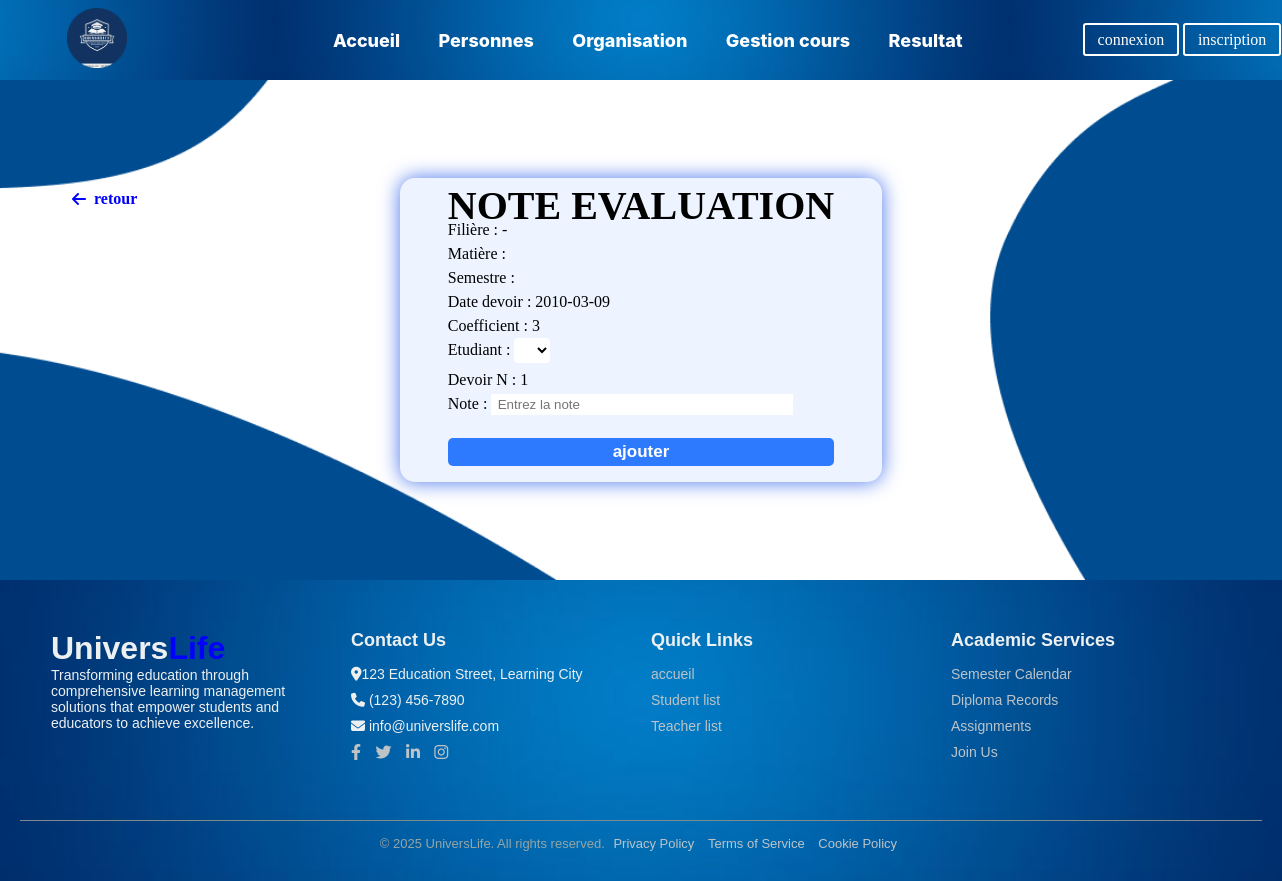
Screenshot of /ajout_eval.php?ajout_eval=128 with the database file from the repository.
### tables this page shows
CREATE TABLE `devoir` (
  `numdev` int NOT NULL,
  `date_dev` text NOT NULL,
  `coeficient` int NOT NULL,
  `codemat` int NOT NULL,
  `codecl` int NOT NULL,
  `numsem` int NOT NULL,
  `n_devoir` int NOT NULL
);

### ajout_eval.php (the view, shortened to what this page needs)
<?php
include('cadre.php');
?>
<?php
if(isset($_POST['nomcl']) and isset($_POST['radiosem'])){
$_SESSION['semestre']=$_POST['radiosem'];
$nomcl=$_POST['nomcl'];
$semestre=$_SESSION['semestre'];
$promo=$_POST['promotion'];
$_SESSION['promo']=$_POST['promotion'];
$donnee=mysqli_query($conn,"select nommat from matiere,enseignement,classe where matiere.codemat=enseignement.codemat and enseignement.codecl=classe.codecl and classe.nom='$nomcl' and promotion='$promo' ");
$_SESSION['classe']=$nomcl;
?>
<form method="post" action="ajout_eval.php" class="formulair">
<p class="p-text">Veuillez choisir la matiere : </p>
<div style="line-height: 1.5rem; font-size: 1.2rem; font-family: 'genshin';">
   <?php
   $i=6;
   while($a=($donnee)->fetch_array()){
      echo '
               <input type="radio" name="radio" value="'.$a['nommat'].'" id="choix'.$i.'" />
               <label for="choix'.$i.'">'.$a['nommat'].'</label>
       <br>';
      $i++;
   }
   ?>
</div>
<input type="submit" value="Afficher les devoirs">
</form>
<?php
}
else if(isset($_GET['ajout_eval'])){
$semestre=$_SESSION['semestre'];
$nommat=$_SESSION['radio_matiere'];
$nomcl=$_SESSION['classe'];
$promo=$_SESSION['promo'];
$numdev=$_GET['ajout_eval'];
$donnee=(mysqli_query($conn,"select date_dev,coeficient,n_devoir from devoir where numdev='$numdev'"))->fetch_array();
$data=mysqli_query($conn,"select numel,nomel,prenomel from eleve where codecl=(select codecl from classe where nom='$nomcl' and promotion='$promo')");
?>
<div class="fond">
   <div class="retour">
      <a class="prev" href="ajout_eval.php"><i class="fa fa-arrow-left"></i>retour</a>
   </div>
   <form method="POST" action="ajout_eval.php" class="formulair" style="line-height: 1.5rem;">
      <center>
         <p class="p-text shadow">NOTE EVALUATION</p>
      </center>
      Filière                 :          <?php echo $nomcl.' - '.$promo; ?><br/>
      Matière                :           <?php echo $nommat; ?><br/>
      Semestre               :           <?php echo $semestre; ?><br/>
      Date devoir           :           <?php echo $donnee['date_dev']; ?><br/>
      Coefficient            :          <?php echo $donnee['coeficient']; ?><br/>
      Etudiant               :        <select name="numel" class="control-select" style="margin-bottom: .3rem;">
         <?php while($a=($data)->fetch_array()){
            echo '<option value="'.$a['numel'].'">'.$a['nomel'].' '.$a['prenomel'].'</option>';
         }?></select><br/>
      Devoir N              :           <?php echo $donnee['n_devoir']; ?><br/>
      Note                       :         <input type="text" name="note" class="btn-modife" placeholder="Entrez la note" required><br/><br/>
      <input type="submit" value="ajouter" class="btn-modi" style="width: 100%; margin-top: -1rem;">
      </form>
</div>
<?php }
    include "footer.php";
?>

### styles.css (style rules this page uses)
* { padding: 0; margin: 0; box-sizing: border-box; }
a { text-decoration: none; }
.fond { overflow-y: scroll; }
.fond { background-image: url('img/Desktop\ -\ 15.png'); background-size: cover; background-position: center; width: 100%; height: 500px; align-content: center; position: relative; }
.btn-modi { background-color: rgba(0, 94, 255, 0.802); color: white; margin-top: .5rem; padding: .25rem 1.5rem; border: none; width: max-content; border-radius: 5px; font-size: 17px; font-weight: 700; }
.btn-modife { outline: none; border: none; padding: .2rem .4rem; width: 78%; }
.p-text { font-size: 20px; font-weight: 700; font-family: 'genshin'; }
.shadow { font-size: 25px;font-family: 'genshin';text-align: center; font-size: 40px; }
html { overflow-x: hidden; }

### rows the page displays
devoir: date_dev "2010-03-09", coeficient "3", n_devoir "1"
